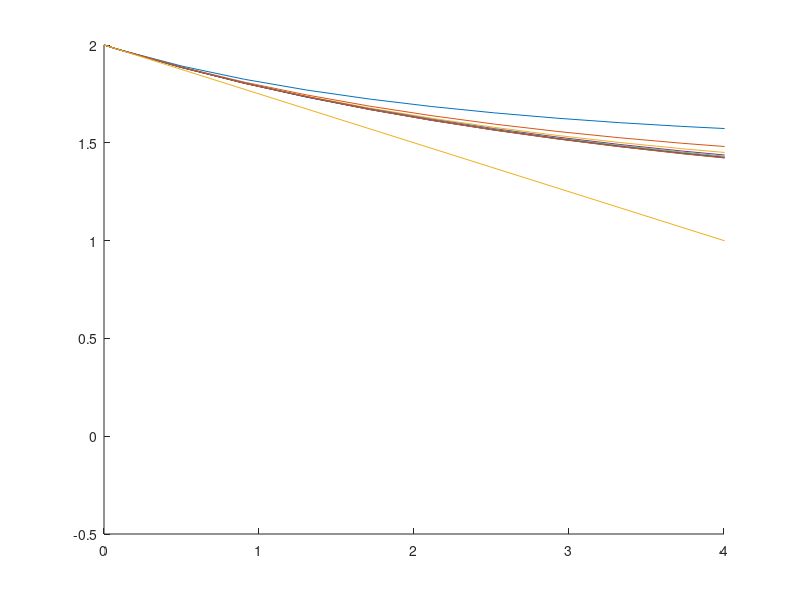

The MATLAB source for this figure: (Note: this script raises an error after producing the figure.)
clear
load nvars_comb

for i = 2:10
    hold on
    plot([0;sig_est(:,1)],[2;sig_est(:,i)],'-');
end
plot([0,10],2 - [0,10]/4)
xlim([0,4])
saveas(gcf,'asympt_small.pdf')


for i = 2:6
    hold on
    plot(sig_est(:,1),(sig_est(:,i)-1 - 1/i),'-');    
    plot(sig_est(:,1),exp(-2*sig_est(:,1)/(i+1))*(i^2)/(i^2+i-2) * 2^(2/(i+1)),'o');

end
xlim([10,30])
set(gca, 'YScale', 'log')


clear
load n_conv
for k = 1:size(sig_est,1)
s = s_extrap(sig_est(k,12:18),12:18);
hold on
plot(2:18,abs(sig_est(k,2:18)-s))
end

set(gca, 'YScale', 'log')
saveas(gcf,'converge_n.pdf')